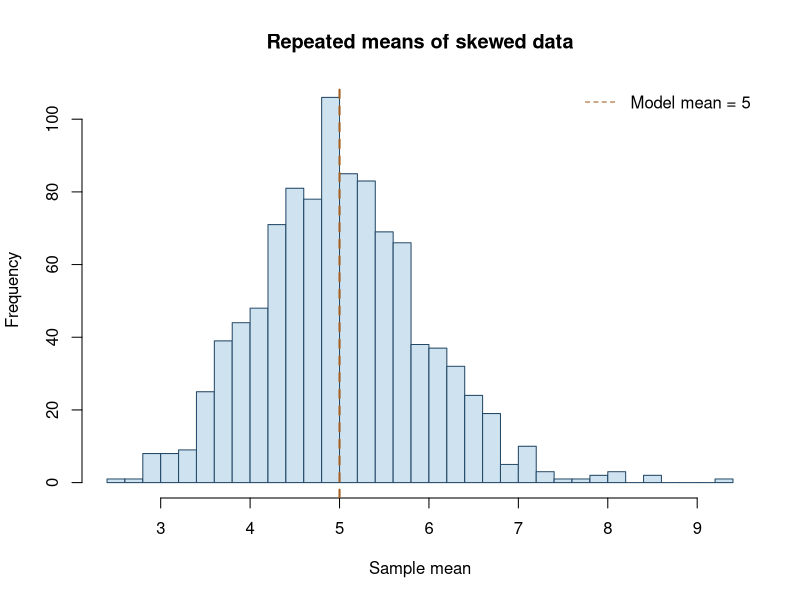

Reproduce this figure in R.
## ---- chunk 1
set.seed(42)
means <- replicate(1000,mean(rexp(30,rate=1/5)))
h <- hist(means,breaks=25,col="#CEE2F0",border="#244967",
          xlab="Sample mean",main="Repeated means of skewed data")
abline(v=5,col="#A35E20",lwd=2,lty=2)
legend("topright",legend="Model mean = 5",lty=2,col="#A35E20",bty="n")
print(c(mean_of_means=mean(means),sd_of_means=sd(means)))
